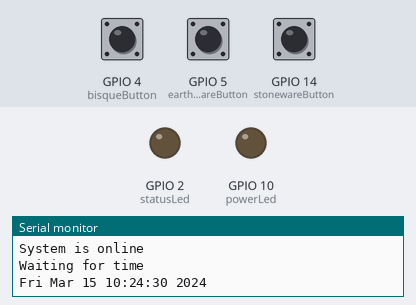
Recording of a sketch running on a simulated ESP8266 (NodeMCU). On the bench: output pins drawn as LEDs (lit = HIGH), the last lines printed to the serial monitor. The test bench sets the inputs (shaded band); at power-on: GPIO 4 (bisqueButton) HIGH, GPIO 5 (earthenwareButton) HIGH, GPIO 14 (stonewareButton) HIGH. WiFi joins after 1.5 s; servers stay silent unless stated; the local clock reads 2024-03-15 10:24:30 at power-on unless the sketch sets it.

Above: at 1.2 s.
1.3 s: GPIO 4 (bisqueButton) pulled LOW for 0.15 s
At 15.0 s:
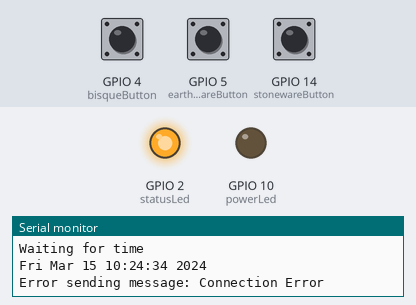
Timing chart, 0 to 15.7 s (numbered marks = the images above; inputs shaded):
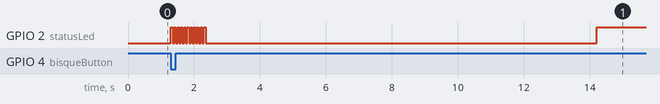

The sketch:

statussender.ino
```cpp
#include <Button.h>
#include <ESP8266WiFi.h>
#include <time.h>
#include "Gsender.h"

#pragma region Globals
const char* ssid = "***";                           // WIFI network name
const char* password = "***";                       // WIFI network password
uint8_t connection_state = 0;                   // Connected to WIFI or not
uint16_t reconnect_interval = 10000;             // If not connected wait time to try again

#pragma endregion Globals

uint8_t WiFiConnect(const char* nSSID = nullptr, const char* nPassword = nullptr)
{
  static uint16_t attempt = 0;
  Serial.print("Connecting to ");
  if (nSSID) {
    WiFi.begin(nSSID, nPassword);
    Serial.println(nSSID);
  } else {
    WiFi.begin(ssid, password);
    Serial.println(ssid);
  }

  uint8_t i = 0;
  while (WiFi.status() != WL_CONNECTED && i++ < 50)
  {
    delay(200);
    Serial.print(".");
  }
  ++attempt;
  Serial.println("");
  if (i == 51) {
    Serial.print("Connection: TIMEOUT on attempt: ");
    Serial.println(attempt);
    if (attempt % 2 == 0)
      Serial.println("Check if access point available or SSID and Password\r\n");
    return false;
  }
  Serial.println("Connection: ESTABLISHED");
  Serial.print("Got IP address: ");
  Serial.println(WiFi.localIP());
  return true;
}

void Awaits()
{
  int32_t ts = millis();
  while (!connection_state)
  {
    delay(50);
    if (millis() > (ts + reconnect_interval) && !connection_state) {
      connection_state = WiFiConnect();
      ts = millis();
    }
  }
}

int bisqueButton = 4; // customise buttons.
int earthenwareButton = 5;// customise buttons.
int stonewareButton = 14;// customise buttons.
int statusLed = 2; // customise leds.
int powerLed = 10;// customise leds.
int run;
int count;
int count1;
String recipient;
String displayTime;
int timezone = 10; // customise timezone.
int dst = 0;

void setup()
{
  recipient = "***";
  pinMode(bisqueButton, INPUT_PULLUP);
  pinMode(earthenwareButton, INPUT_PULLUP);
  pinMode(stonewareButton, INPUT_PULLUP);
  pinMode(statusLed, OUTPUT);
  pinMode(powerLed, OUTPUT);
  digitalWrite(statusLed, LOW);
  digitalWrite(powerLed, LOW);
  run = 0; //starts stopped
  Ready();
  // not sure how this is getting the time before connecting to wifi
  getDateTime();

}

void FlashLed(int led, int speed) {
    for (int i = 0; i <= 10; i++) {
      digitalWrite(led, HIGH);
      delay(speed);
      digitalWrite(led, LOW);
      delay(speed);
    }
}
void SendEmail(int button, String type) {
    Serial.begin(115200);
    FlashLed(statusLed, 50); // flash fast to show button has been pushed
    connection_state = WiFiConnect();
    getDateTime();
    if (!connection_state) // if not connected to WIFI
      Awaits();          // constantly trying to connect

    Gsender *gsender = Gsender::Instance();    // Getting pointer to class instance
    String subject = "A " + type + " firing has finished at " + displayTime;
    if (gsender->Subject(subject)->Send(recipient, "A " + type + " firing has finished."))
    {
      Serial.println("Message about " + type + " sent to "  + recipient) ;
      FlashLed(statusLed, 200); // flash slower to show success
    }
    else
    {
      digitalWrite(statusLed, HIGH); // solid light to show error
      Serial.print("Error sending message: ");
      Serial.println(gsender->getError());
    }
    run = 0;
}
void CheckButton(int button, String type) {
    if (digitalRead(button) == LOW)  {
      if (run == 0) {
        run = 255;
      } else {
        run = 0;
      }
    }

    if (run > 0) {
      SendEmail(button, type);
    }
}
void Ready() {
   Serial.begin(115200);
   Serial.println("System is online");
}
void getDateTime() {
    configTime(timezone * 3600, dst, "pool.ntp.org", "time.nist.gov");
    Serial.println("\nWaiting for time");
    while (!time(nullptr)) {
      Serial.print(".");
      delay(1000);
    }
    Serial.println("");
    time_t now = time(nullptr);
    Serial.println(ctime(&now));
    displayTime = ctime(&now);
}

void loop()
{

  CheckButton(bisqueButton, "bisque");
  CheckButton(earthenwareButton, "earthenware");
  CheckButton(stonewareButton, "stoneware");

}
```

Gsender.cpp
```cpp
#include "Gsender.h"
Gsender* Gsender::_instance = 0;
Gsender::Gsender(){}
Gsender* Gsender::Instance()
{
    if (_instance == 0)
        _instance = new Gsender;
    return _instance;
}

Gsender* Gsender::Subject(const char* subject)
{
  delete [] _subject;
  _subject = new char[strlen(subject)+1];
  strcpy(_subject, subject);
  return _instance;
}
Gsender* Gsender::Subject(const String &subject)
{
  return Subject(subject.c_str());
}

bool Gsender::AwaitSMTPResponse(WiFiClientSecure &client, const String &resp, uint16_t timeOut)
{
  uint32_t ts = millis();
  while (!client.available())
  {
    if(millis() > (ts + timeOut)) {
      _error = "SMTP Response TIMEOUT!";
      return false;
    }
  }
  _serverResponce = client.readStringUntil('\n');
#if defined(GS_SERIAL_LOG_1) || defined(GS_SERIAL_LOG_2)
  Serial.println(_serverResponce);
#endif
  if (resp && _serverResponce.indexOf(resp) == -1) return false;
  return true;
}

String Gsender::getLastResponce()
{
  return _serverResponce;
}

const char* Gsender::getError()
{
  return _error;
}

bool Gsender::Send(const String &to, const String &message)
{
  WiFiClientSecure client;
#if defined(GS_SERIAL_LOG_2)
  Serial.print("Connecting to :");
  Serial.println(SMTP_SERVER);
#endif
  if(!client.connect(SMTP_SERVER, SMTP_PORT)) {
    _error = "Could not connect to mail server";
    return false;
  }
  if(!AwaitSMTPResponse(client, "220")) {
    _error = "Connection Error";
    return false;
  }

#if defined(GS_SERIAL_LOG_2)
  Serial.println("HELO friend:");
#endif
  client.println("HELO friend");
  if(!AwaitSMTPResponse(client, "250")){
    _error = "identification error";
    return false;
  }

#if defined(GS_SERIAL_LOG_2)
  Serial.println("AUTH LOGIN:");
#endif
  client.println("AUTH LOGIN");
  AwaitSMTPResponse(client);

#if defined(GS_SERIAL_LOG_2)
  Serial.println("EMAILBASE64_LOGIN:");
#endif
  client.println(EMAILBASE64_LOGIN);
  AwaitSMTPResponse(client);

#if defined(GS_SERIAL_LOG_2)
  Serial.println("EMAILBASE64_PASSWORD:");
#endif
  client.println(EMAILBASE64_PASSWORD);
  if (!AwaitSMTPResponse(client, "235")) {
    _error = "SMTP AUTH error";
    return false;
  }

  String mailFrom = "MAIL FROM: <" + String(FROM) + '>';
#if defined(GS_SERIAL_LOG_2)
  Serial.println(mailFrom);
#endif
  client.println(mailFrom);
  AwaitSMTPResponse(client);

  String rcpt = "RCPT TO: <" + to + '>';
#if defined(GS_SERIAL_LOG_2)
  Serial.println(rcpt);
#endif
  client.println(rcpt);
  AwaitSMTPResponse(client);

#if defined(GS_SERIAL_LOG_2)
  Serial.println("DATA:");
#endif
  client.println("DATA");
  if(!AwaitSMTPResponse(client, "354")) {
    _error = "SMTP DATA error";
    return false;
  }

  client.println("From: <" + String(FROM) + '>');
  client.println("To: <" + to + '>');

  client.print("Subject: ");
  client.println(_subject);

  client.println("Mime-Version: 1.0");
  client.println("Content-Type: text/html; charset=\"UTF-8\"");
  client.println("Content-Transfer-Encoding: 7bit");
  client.println();
  String body = "<!DOCTYPE html><html lang=\"en\">" + message + "</html>";
  client.println(body);
  client.println(".");
  if (!AwaitSMTPResponse(client, "250")) {
    _error = "Sending message error";
    return false;
  }
  client.println("QUIT");
  if (!AwaitSMTPResponse(client, "221")) {
    _error = "SMTP QUIT error";
    return false;
  }
  return true;
}
```

Gsender.h
```cpp
/* Gsender class helps send e-mails from Gmail account
*  using Arduino core for ESP8266 WiFi chip
*  by Boris Shobat
*  September 29 2016
*/
#ifndef G_SENDER
#define G_SENDER
#define GS_SERIAL_LOG_1         // Print to Serial only server responce
//#define GS_SERIAL_LOG_2       //  Print to Serial client commands and server responce
#include <WiFiClientSecure.h>

class Gsender
{
    protected:
        Gsender();
    private:
        const int SMTP_PORT = 465;
        const char* SMTP_SERVER = "smtp.gmail.com";
        const char* EMAILBASE64_LOGIN = "***";
        const char* EMAILBASE64_PASSWORD = "***";
        const char* FROM = "***@gmail.com";
        const char* _error = nullptr;
        char* _subject = nullptr;
        String _serverResponce;
        static Gsender* _instance;
        bool AwaitSMTPResponse(WiFiClientSecure &client, const String &resp = "", uint16_t timeOut = 10000);

    public:
        static Gsender* Instance();
        Gsender* Subject(const char* subject);
        Gsender* Subject(const String &subject);
        bool Send(const String &to, const String &message);
        String getLastResponce();
        const char* getError();
};
#endif // G_SENDER
```

Measured:
- after the input at 1.3 s, GPIO 2 (statusLed): goes 10 × (HIGH 0.05 s, LOW 0.05 s), HIGH 0.05 s, LOW 11.9 s, then HIGH, starting at once
